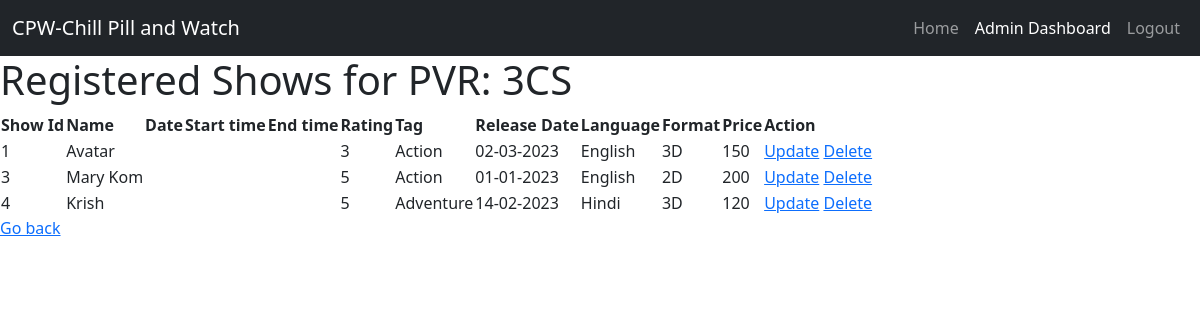
/see_show/2, run on the app's committed database.
### newmodels.py (models this page shows, shortened)
class Venue(db.Model):
    v_id = db.Column(db.Integer, nullable=False, primary_key=True, autoincrement=True)
    name = db.Column(db.String(20), nullable=False)
    country = db.Column(db.String(20), nullable=False)
    state = db.Column(db.String(20), nullable=False)
    zip = db.Column(db.Integer, nullable=False)
    street_no = db.Column(db.String(20), nullable=False)
    capacity = db.Column(db.Integer, nullable=False)
    movie = db.relationship('Show', backref="theater")

class Show(db.Model):
    s_id = db.Column(db.Integer, nullable=False, primary_key=True, autoincrement=True, unique=True)
    name = db.Column(db.String(20), nullable=False)
    start_timing = db.Column(db.String(20), nullable=False)
    end_timing = db.Column(db.String(20), nullable=False)
    rating = db.Column(db.String(20), nullable=False)
    tag = db.Column(db.String(20), nullable=False)
    release_date = db.Column(db.String(20), nullable=False)
    language = db.Column(db.String(20), nullable=False)
    format = db.Column(db.String(20), nullable=False)
    price = db.Column(db.Integer, nullable=False)
    seats_booked = db.Column(db.Integer)
    venue_id = db.Column(db.Integer, db.ForeignKey("venue.v_id"))
    theaternew= db.relationship('Venue', back_populates="movie")
    booknew = db.relationship('Booking')

### app.py (the view)
@app.route('/see_show/<int:id>', methods=['GET', 'POST'])
def venue_show(id):
    v = Venue.query.get(id)
    shows = v.movie
    return render_template('ven_show.html', v=v, shows=shows)

### templates/ven_show.html (shortened to what this page needs)
<!DOCTYPE html>
<html lang="en">
<head>
    <link href="https://cdn.jsdelivr.net/npm/bootstrap@5.2.3/dist/css/bootstrap.min.css" rel="stylesheet">
    <link ref="stylesheet" href="../Static/Style/Design.css">
</head>
<body>
    <nav class="navbar navbar-expand-sm bg-dark navbar-dark">
      <div class="container-fluid">
           <a class="navbar-brand" href="Home.html">
             CPW-Chill Pill and Watch
            </a>
        <ul class="navbar-nav">
          <li class="nav-item">
            <a class="nav-link" href="/">Home</a>
          </li>
          <li class="nav-item">
            <a class="nav-link active" href="/venue">Admin Dashboard</a>
          </li>
          <li class="nav-item">
            <a class="nav-link" href="/admin_logout">Logout</a>
          </li>
        </ul>
      </div>
    </nav>
    {% if shows|length == 0 %}
    No shows found for {{ v.name }}<br>
    {% else %}
    <h1>Registered Shows for {{ v.name }}</h1>
    <table id="all-shows">
        <tr>
            <th>Show Id</th>
            <th>Name</th>
            <th>Date</th>
            <th>Start time</th>
            <th>End time</th>
            <th>Rating</th>
            <th>Tag</th>
            <th>Release Date</th>
            <th>Language</th>
            <th>Format</th>
            <th>Price</th>
            <th>Action</th>
        </tr>
        {% for i in shows %}
        <tr>
            <td>{{i.s_id}}</td>
            <td>{{i.name}}</td>
            <td>{{i.date}}</td>
            <td>{{i.start_time}}</td>
            <td>{{i.end_time}}</td>
            <td>{{i.rating}}</td>
            <td>{{i.tag}}</td>
            <td>{{i.release_date}}</td>
            <td>{{i.language}}</td>
            <td>{{i.format}}</td>
            <td>{{i.price}}</td>
            <td>
                <a href="/show/{{i.s_id}}/update" type="button">Update</a>
                <a href="/show/{{i.s_id}}/delete" type="button">Delete</a>
            </td>
        </tr>
        {% endfor %}
    </table>
    {% endif %}
    <div>
        <a href="/venue">Go back</a>
    </div>
</body>
</html>

### data on the page
Venue: name "PVR: 3CS"
Show: s_id "1", name "Avatar", rating "3", tag "Action", release_date "02-03-2023", language "English", format "3D", price "150"
Show: s_id "3", name "Mary Kom", rating "5", tag "Action", release_date "01-01-2023", language "English", format "2D", price "200"
Show: s_id "4", name "Krish", rating "5", tag "Adventure", release_date "14-02-2023", language "Hindi", format "3D", price "120"
